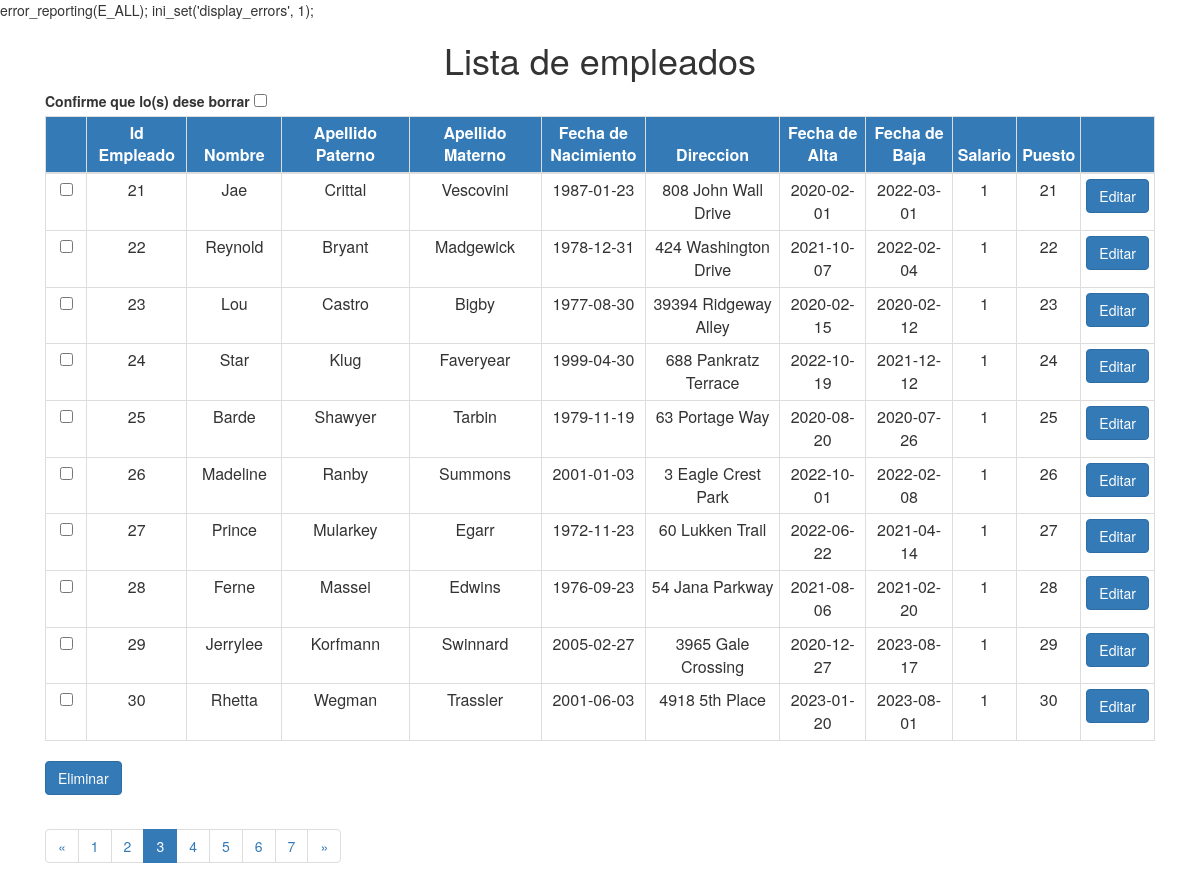
Page /?limit=10&page=3 on the committed database.
### tables this page shows
CREATE TABLE `empleado` (
    `id` int(11) NOT NULL,
    `nombre` varchar(100) NOT NULL,
    `ap_paterno` varchar(50) NOT NULL,
    `ap_materno` varchar(50) NOT NULL,
    `fecha_nacimiento` date NOT NULL,
    `direccion` varchar(100) NOT NULL,
    `fecha_alta` date NOT NULL,
    `fecha_baja` date DEFAULT NULL,
    `salario` float NOT NULL,
    `puesto` int(11) NOT NULL
);

### index.php (the view, shortened to what this page needs)
<?php
require_once 'model/Paginar.php';
$conexion = new mysqli('localhost','root','','edbm');
$conexion->query("SET NAMES 'utf8'");
$pagina = (isset($_GET['page'])) ? $_GET['page'] : 1;
$enlaces = (isset($_GET['enlaces'])) ? $_GET['enlaces'] : 5;
$consulta = "SELECT * FROM empleado ";
$paginar = new Paginar($conexion, $consulta);
$resultados = $paginar->getDatos($pagina);
?>
<!DOCTYPE html>
<html>
<head>
<link rel="stylesheet" href="https://maxcdn.bootstrapcdn.com/bootstrap/3.3.6/css/bootstrap.min.css"
>
</head>
<body>
<div class="container">
        <div class="col-md-12 ">
            <h1 style="text-align:center">Lista de empleados</h1>
            <form method="post">
                <table class="table table-hover table-condensed table-bordered ">
                    <thead>
                        <tr style="background:#337ab7; color:white;">
                            <th width="5%"></th>
                            <th class="text-center" width="10%">Id Empleado</th>
                            <th class="text-center" width="10%">Nombre</th>
                            <th class="text-center" width="15%">Apellido Paterno</th>
                            <th class="text-center" width="15%">Apellido Materno</th>
                            <th class="text-center" width="10%" >Fecha de Nacimiento</th>
                            <th class="text-center" width="15%">Direccion</th>
                            <th class="text-center" width="10%">Fecha de Alta</th>
                            <th class="text-center" width="10%">Fecha de Baja</th>
                            <th width="10%">Salario</th>
                            <th width="10%">Puesto</th>
                            <th class="text-center" width="10%"></th>
                        </tr>
                    </thead>
                    <label for="confirm_delete">
                        Confirme que lo(s) dese borrar
                        <input type="checkbox" name="confirm_delete" id="confirm_delete">
                    </label>
                    <tbody>
                        <?php for ($i = 0; $i < count($resultados->datos); $i++): ?>
                            <tr>
                                <td class="text-center"><input type="checkbox" name="selection[]" value="<?php echo $resultados->datos[$i]['id'];?>"></td>
                                <td class="text-center"><?php echo $resultados->datos[$i]['id']; ?></td>
                                <td class="text-center"><?php echo $resultados->datos[$i]['nombre']; ?></td>
                                <td class="text-center"><?php echo $resultados->datos[$i]['ap_paterno']; ?></td>
                                <td class="text-center"><?php echo $resultados->datos[$i]['ap_materno']; ?></td>
                                <td class="text-center"><?php echo $resultados->datos[$i]['fecha_nacimiento']; ?></td>
                                <td class="text-center"><?php echo $resultados->datos[$i]['direccion']; ?></td>
                                <td class="text-center"><?php echo $resultados->datos[$i]['fecha_alta']; ?></td>
                                <td class="text-center"><?php echo $resultados->datos[$i]['fecha_baja']; ?></td>
                                <td class="text-center"><?php echo $resultados->datos[$i]['salario']; ?></td>
                                <td class="text-center"><?php echo $resultados->datos[$i]['puesto']; ?></td>
                                <td><a href="model/EditarEmpleado.php?id=<?php echo $resultados->datos[$i]['id']; ?>" class="btn btn-primary">Editar</a></td>
                            </tr>
                        <?php endfor; ?>
                    </tbody>
                </table>
                <input type="submit" name="delete" value="Eliminar" class="btn btn-primary">
            </form>
            <ul class="pagination">
                <?php echo $paginar->crearLinks($enlaces); ?>
            </ul>
        </div>
    </div>
</body>
</html>

### rows in the picture
empleado: id "21", nombre "Jae", ap_paterno "Crittal", ap_materno "Vescovini", fecha_nacimiento "1987-01-23", direccion "808 John Wall Drive", fecha_alta "2020-02-01", fecha_baja "2022-03-01", salario "1", puesto "21"
empleado: id "22", nombre "Reynold", ap_paterno "Bryant", ap_materno "Madgewick", fecha_nacimiento "1978-12-31", direccion "424 Washington Drive", fecha_alta "2021-10-07", fecha_baja "2022-02-04", salario "1", puesto "22"
empleado: id "23", nombre "Lou", ap_paterno "Castro", ap_materno "Bigby", fecha_nacimiento "1977-08-30", direccion "39394 Ridgeway Alley", fecha_alta "2020-02-15", fecha_baja "2020-02-12", salario "1", puesto "23"
empleado: id "24", nombre "Star", ap_paterno "Klug", ap_materno "Faveryear", fecha_nacimiento "1999-04-30", direccion "688 Pankratz Terrace", fecha_alta "2022-10-19", fecha_baja "2021-12-12", salario "1", puesto "24"
empleado: id "25", nombre "Barde", ap_paterno "Shawyer", ap_materno "Tarbin", fecha_nacimiento "1979-11-19", direccion "63 Portage Way", fecha_alta "2020-08-20", fecha_baja "2020-07-26", salario "1", puesto "25"
empleado: id "26", nombre "Madeline", ap_paterno "Ranby", ap_materno "Summons", fecha_nacimiento "2001-01-03", direccion "3 Eagle Crest Park", fecha_alta "2022-10-01", fecha_baja "2022-02-08", salario "1", puesto "26"
empleado: id "27", nombre "Prince", ap_paterno "Mularkey", ap_materno "Egarr", fecha_nacimiento "1972-11-23", direccion "60 Lukken Trail", fecha_alta "2022-06-22", fecha_baja "2021-04-14", salario "1", puesto "27"
empleado: id "28", nombre "Ferne", ap_paterno "Massei", ap_materno "Edwins", fecha_nacimiento "1976-09-23", direccion "54 Jana Parkway", fecha_alta "2021-08-06", fecha_baja "2021-02-20", salario "1", puesto "28"
empleado: id "29", nombre "Jerrylee", ap_paterno "Korfmann", ap_materno "Swinnard", fecha_nacimiento "2005-02-27", direccion "3965 Gale Crossing", fecha_alta "2020-12-27", fecha_baja "2023-08-17", salario "1", puesto "29"
empleado: id "30", nombre "Rhetta", ap_paterno "Wegman", ap_materno "Trassler", fecha_nacimiento "2001-06-03", direccion "4918 5th Place", fecha_alta "2023-01-20", fecha_baja "2023-08-01", salario "1", puesto "30"
